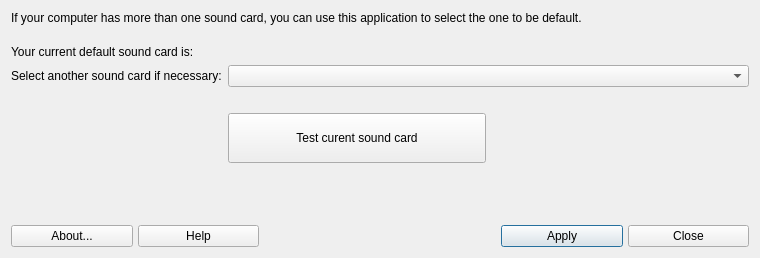
<?xml version="1.0" encoding="UTF-8"?>
<ui version="4.0">
 <class>mxselectsound</class>
 <widget class="QDialog" name="mxselectsound">
  <property name="geometry">
   <rect>
    <x>0</x>
    <y>0</y>
    <width>760</width>
    <height>258</height>
   </rect>
  </property>
  <property name="windowTitle">
   <string>MX Select Sound</string>
  </property>
  <layout class="QVBoxLayout" name="verticalLayout">
   <item>
    <layout class="QGridLayout" name="gridLayout">
     <item row="1" column="0">
      <widget class="QLabel" name="label1">
       <property name="sizePolicy">
        <sizepolicy hsizetype="Maximum" vsizetype="Preferred">
         <horstretch>0</horstretch>
         <verstretch>0</verstretch>
        </sizepolicy>
       </property>
       <property name="text">
        <string>&lt;html&gt;&lt;head/&gt;&lt;body&gt;&lt;p&gt;Your current default sound card is:&lt;/p&gt;&lt;/body&gt;&lt;/html&gt;</string>
       </property>
       <property name="textFormat">
        <enum>Qt::RichText</enum>
       </property>
      </widget>
     </item>
     <item row="7" column="0" colspan="3">
      <layout class="QGridLayout" name="buttonBar" columnstretch="0,0,0,0,0,0,0,0,0,0">
       <property name="sizeConstraint">
        <enum>QLayout::SetDefaultConstraint</enum>
       </property>
       <property name="leftMargin">
        <number>0</number>
       </property>
       <property name="topMargin">
        <number>0</number>
       </property>
       <property name="rightMargin">
        <number>0</number>
       </property>
       <property name="bottomMargin">
        <number>0</number>
       </property>
       <property name="spacing">
        <number>5</number>
       </property>
       <item row="1" column="1">
        <widget class="QPushButton" name="buttonHelp">
         <property name="sizePolicy">
          <sizepolicy hsizetype="Minimum" vsizetype="Preferred">
           <horstretch>0</horstretch>
           <verstretch>0</verstretch>
          </sizepolicy>
         </property>
         <property name="toolTip">
          <string>Display help </string>
         </property>
         <property name="text">
          <string>Help</string>
         </property>
         <property name="icon">
          <iconset>
           <normaloff>../../../../../../../../usr/share/mx-select-sound/icons/gnome-help.png</normaloff>../../../../../../../../usr/share/mx-select-sound/icons/gnome-help.png</iconset>
         </property>
         <property name="shortcut">
          <string>Alt+H</string>
         </property>
        </widget>
       </item>
       <item row="1" column="5">
        <spacer name="horizontalSpacer2">
         <property name="orientation">
          <enum>Qt::Horizontal</enum>
         </property>
         <property name="sizeType">
          <enum>QSizePolicy::Minimum</enum>
         </property>
         <property name="sizeHint" stdset="0">
          <size>
           <width>100</width>
           <height>20</height>
          </size>
         </property>
        </spacer>
       </item>
       <item row="1" column="0">
        <widget class="QPushButton" name="buttonAbout">
         <property name="sizePolicy">
          <sizepolicy hsizetype="Minimum" vsizetype="Preferred">
           <horstretch>0</horstretch>
           <verstretch>0</verstretch>
          </sizepolicy>
         </property>
         <property name="toolTip">
          <string>About this application</string>
         </property>
         <property name="text">
          <string>About...</string>
         </property>
         <property name="icon">
          <iconset>
           <normaloff>../../../../../../../../usr/share/mx-select-sound/icons/accessories-text-editor.png</normaloff>../../../../../../../../usr/share/mx-select-sound/icons/accessories-text-editor.png</iconset>
         </property>
         <property name="shortcut">
          <string>Alt+B</string>
         </property>
         <property name="autoDefault">
          <bool>true</bool>
         </property>
        </widget>
       </item>
       <item row="1" column="2">
        <spacer name="horizontalSpacer1">
         <property name="orientation">
          <enum>Qt::Horizontal</enum>
         </property>
         <property name="sizeType">
          <enum>QSizePolicy::Minimum</enum>
         </property>
         <property name="sizeHint" stdset="0">
          <size>
           <width>100</width>
           <height>20</height>
          </size>
         </property>
        </spacer>
       </item>
       <item row="1" column="9">
        <widget class="QPushButton" name="buttonCancel">
         <property name="sizePolicy">
          <sizepolicy hsizetype="Minimum" vsizetype="Preferred">
           <horstretch>0</horstretch>
           <verstretch>0</verstretch>
          </sizepolicy>
         </property>
         <property name="toolTip">
          <string>Quit application</string>
         </property>
         <property name="text">
          <string>Close</string>
         </property>
         <property name="icon">
          <iconset>
           <normaloff>../../../../../../../../usr/share/mx-select-sound/icons/gtk-cancel.png</normaloff>../../../../../../../../usr/share/mx-select-sound/icons/gtk-cancel.png</iconset>
         </property>
         <property name="shortcut">
          <string>Alt+N</string>
         </property>
         <property name="autoDefault">
          <bool>true</bool>
         </property>
        </widget>
       </item>
       <item row="1" column="3">
        <widget class="QLabel" name="labelMX">
         <property name="maximumSize">
          <size>
           <width>32</width>
           <height>32</height>
          </size>
         </property>
         <property name="midLineWidth">
          <number>0</number>
         </property>
         <property name="text">
          <string/>
         </property>
         <property name="pixmap">
          <pixmap>../../../../../../../../usr/share/mx-select-sound/icons/mxfcelogo.png</pixmap>
         </property>
         <property name="scaledContents">
          <bool>true</bool>
         </property>
        </widget>
       </item>
       <item row="1" column="7">
        <widget class="QPushButton" name="buttonApply">
         <property name="sizePolicy">
          <sizepolicy hsizetype="Minimum" vsizetype="Preferred">
           <horstretch>0</horstretch>
           <verstretch>0</verstretch>
          </sizepolicy>
         </property>
         <property name="toolTip">
          <string>Start scanning for shares</string>
         </property>
         <property name="text">
          <string>Apply</string>
         </property>
         <property name="icon">
          <iconset>
           <normaloff>../../../../../../../usr/share/mx-select-sound/icons/dialog-ok.png</normaloff>../../../../../../../usr/share/mx-select-sound/icons/dialog-ok.png</iconset>
         </property>
         <property name="shortcut">
          <string/>
         </property>
         <property name="autoDefault">
          <bool>true</bool>
         </property>
         <property name="default">
          <bool>true</bool>
         </property>
        </widget>
       </item>
      </layout>
     </item>
     <item row="3" column="0">
      <widget class="QLabel" name="label_2">
       <property name="text">
        <string>&lt;html&gt;&lt;head/&gt;&lt;body&gt;&lt;p&gt;Select another sound card if necessary:&lt;/p&gt;&lt;/body&gt;&lt;/html&gt;</string>
       </property>
      </widget>
     </item>
     <item row="1" column="1" colspan="2">
      <widget class="QLabel" name="labelCurrent">
       <property name="sizePolicy">
        <sizepolicy hsizetype="Preferred" vsizetype="Preferred">
         <horstretch>0</horstretch>
         <verstretch>0</verstretch>
        </sizepolicy>
       </property>
       <property name="font">
        <font>
         <weight>75</weight>
         <bold>true</bold>
        </font>
       </property>
       <property name="text">
        <string/>
       </property>
      </widget>
     </item>
     <item row="0" column="0" colspan="3">
      <widget class="QLabel" name="label">
       <property name="text">
        <string>&lt;html&gt;&lt;head/&gt;&lt;body&gt;&lt;p&gt;If your computer has more than one sound card, you can use this application to select the one to be default. &lt;br/&gt;&lt;/p&gt;&lt;/body&gt;&lt;/html&gt;</string>
       </property>
       <property name="textFormat">
        <enum>Qt::RichText</enum>
       </property>
       <property name="wordWrap">
        <bool>true</bool>
       </property>
      </widget>
     </item>
     <item row="6" column="0" colspan="3">
      <spacer name="verticalSpacer">
       <property name="orientation">
        <enum>Qt::Vertical</enum>
       </property>
       <property name="sizeHint" stdset="0">
        <size>
         <width>20</width>
         <height>40</height>
        </size>
       </property>
      </spacer>
     </item>
     <item row="3" column="1" colspan="2">
      <widget class="QComboBox" name="comboBox"/>
     </item>
     <item row="5" column="1">
      <widget class="QPushButton" name="buttonTest">
       <property name="minimumSize">
        <size>
         <width>0</width>
         <height>50</height>
        </size>
       </property>
       <property name="text">
        <string>Test curent sound card</string>
       </property>
       <property name="icon">
        <iconset>
         <normaloff>../../../../../../../usr/share/pixmaps/mx/mx-select-sound.png</normaloff>../../../../../../../usr/share/pixmaps/mx/mx-select-sound.png</iconset>
       </property>
      </widget>
     </item>
     <item row="4" column="1">
      <spacer name="verticalSpacer_2">
       <property name="orientation">
        <enum>Qt::Vertical</enum>
       </property>
       <property name="sizeType">
        <enum>QSizePolicy::Maximum</enum>
       </property>
       <property name="sizeHint" stdset="0">
        <size>
         <width>20</width>
         <height>20</height>
        </size>
       </property>
      </spacer>
     </item>
    </layout>
   </item>
  </layout>
 </widget>
 <resources/>
 <connections>
  <connection>
   <sender>buttonCancel</sender>
   <signal>pressed()</signal>
   <receiver>mxselectsound</receiver>
   <slot>close()</slot>
   <hints>
    <hint type="sourcelabel">
     <x>723</x>
     <y>519</y>
    </hint>
    <hint type="destinationlabel">
     <x>388</x>
     <y>272</y>
    </hint>
   </hints>
  </connection>
 </connections>
</ui>
